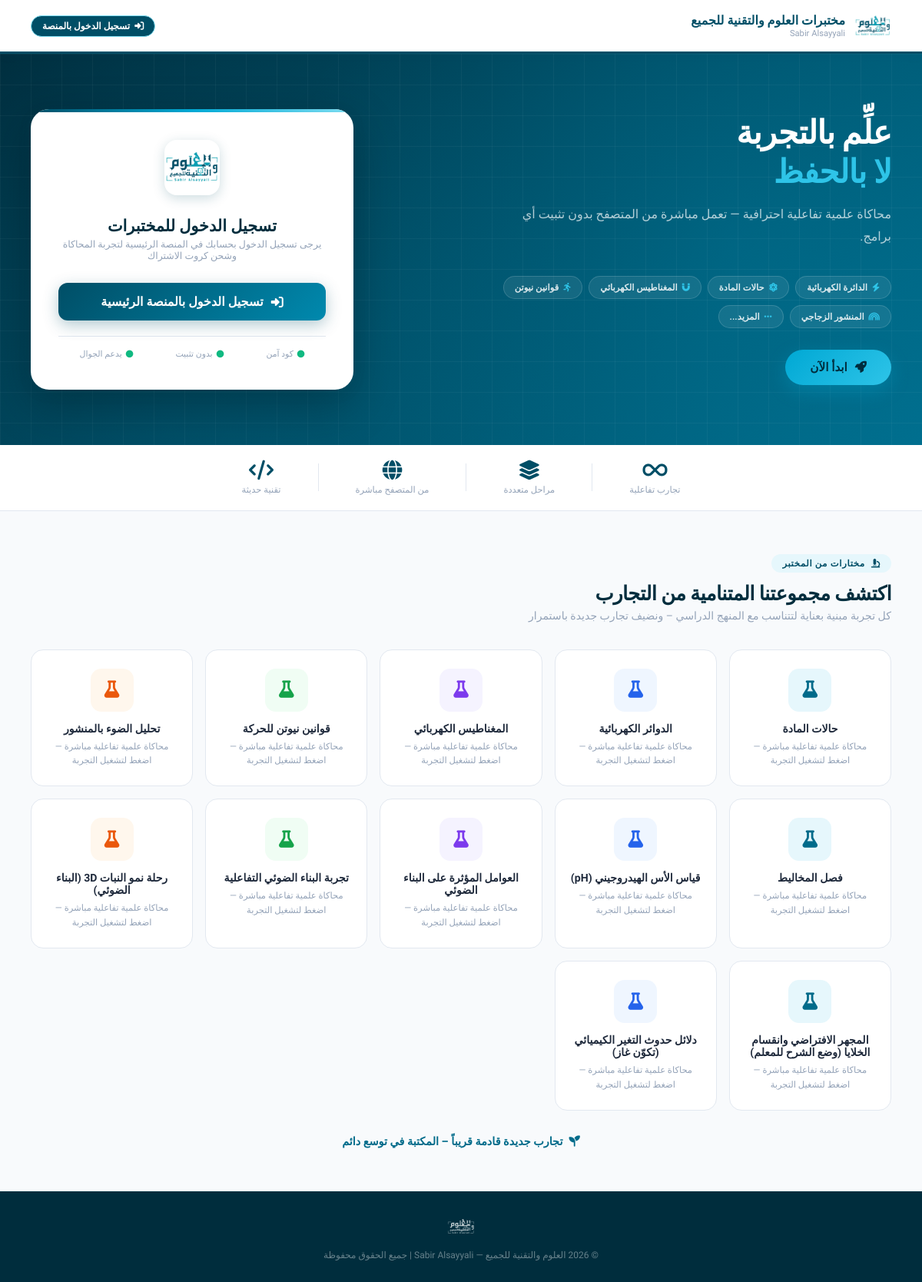
The page / on the database its author committed.
### tables this page shows
CREATE TABLE IF NOT EXISTS `experiments` (
  `id` int(11) NOT NULL AUTO_INCREMENT,
  `code_name` varchar(50) NOT NULL,
  `title` varchar(100) NOT NULL,
  `page_url` varchar(100) NOT NULL,
  `image_url` varchar(255) DEFAULT NULL,
  `is_active` tinyint(4) DEFAULT 1 COMMENT '1=نشطة, 0=معطلة, 2=قيد التنفيذ/قريباً',
  `display_order` int(11) DEFAULT 0,
  `created_at` timestamp NOT NULL DEFAULT current_timestamp(),
  PRIMARY KEY (`id`),
  UNIQUE KEY `code_name` (`code_name`)
);

### functions.php (called while the page is built, shortened)
<?php
require_once __DIR__ . '/config.php';
function ensureExperimentsSchemaUpdated() {
    global $conn;
    $col_check = $conn->query("SHOW COLUMNS FROM experiments LIKE 'display_order'");
}
function getAllExperiments($active_only = false) {
    global $conn;
    ensureExperimentsSchemaUpdated();
    $query = "SELECT * FROM experiments";
    $query .= " ORDER BY display_order ASC, id ASC";
    $result = mysqli_query($conn, $query);
    return $result ? $result->fetch_all(MYSQLI_ASSOC) : [];
}

### index.php (the view, shortened to what this page needs)
<?php
require_once 'config.php';
require_once 'functions.php';
$user_id = $_SESSION['user_id'] ?? $_SESSION['user']['id'] ?? null;
$user_name = $_SESSION['user_name'] ?? $_SESSION['user']['name'] ?? 'المعلم';
$user_days_left = 0;
?>
<!DOCTYPE html>
<html lang="ar" dir="rtl">
<head>
    <link rel="stylesheet" href="https://cdnjs.cloudflare.com/ajax/libs/font-awesome/6.4.0/css/all.min.css">
</head>
<body>
<header class="site-header">
    <a href="index.php" class="header-logo">
        <img src="logo2.png" alt="العلوم والتقنية للجميع">
        <div class="header-brand">
            <div class="header-brand-name"> مختبرات العلوم والتقنية للجميع </div>
            <div class="header-brand-sub">Sabir Alsayyali</div>
        </div>
    </a>
    <div style="display: flex; align-items: center; gap: 10px; flex-wrap: wrap;">
        <?php if ($user_id): ?>
            <a href="my-experiments.php" class="header-badge" style="text-decoration: none; background: #dcfce7; color: #166534; border-color: #86efac;">
                <i class="fas fa-user-check"></i>
                <span>أهلاً بك أستاذ <?=htmlspecialchars($user_name)?></span>
            </a>
            <div class="header-badge" style="background: #fef3c7; color: #92400e; border-color: #fcd34d; font-weight: 800;">
                <i class="fas fa-clock"></i>
                <span>الرصيد: <strong><?=htmlspecialchars($user_days_left)?></strong> يوم</span>
            </div>
            <a href="#rechargeSection" class="header-badge" style="text-decoration: none; background: var(--teal-800); color: white; border-color: var(--teal-700);">
                <i class="fas fa-bolt"></i>
                <span>شحن رصيد</span>
            </a>
        <?php else: ?>
            <a href="https://sabir511-platform.vercel.app/auth/login" class="header-badge" style="text-decoration: none; background: var(--teal-800); color: white;">
                <i class="fas fa-sign-in-alt"></i>
                <span>تسجيل الدخول بالمنصة</span>
            </a>
        <?php endif; ?>
    </div>
</header>
<section class="hero">
    <div class="hero-inner">
        <div class="hero-content">
            <h1 class="hero-title">
                علِّم بالتجربة<br>
                <span>لا بالحفظ</span>
            </h1>
            <p class="hero-desc">
                محاكاة علمية تفاعلية احترافية — تعمل مباشرة من المتصفح بدون تثبيت أي برامج.
            </p>
            <div class="hero-pills">
                <div class="hpill"><i class="fas fa-bolt"></i> الدائرة الكهربائية</div>
                <div class="hpill"><i class="fas fa-atom"></i> حالات المادة</div>
                <div class="hpill"><i class="fas fa-magnet"></i> المغناطيس الكهربائي</div>
                <div class="hpill"><i class="fas fa-running"></i> قوانين نيوتن</div>
                <div class="hpill"><i class="fas fa-rainbow"></i> المنشور الزجاجي</div>
                <div class="hpill"><i class="fas fa-ellipsis"></i> المزيد...</div>
            </div>
            <button type="button" class="btn-start-now" onclick="openPackagesModal()">
                <i class="fas fa-rocket"></i>
                <span>ابدأ الآن</span>
            </button>
        </div>
        <div class="login-card" id="loginSection">
            <div class="card-logo-wrap">
                <img src="logo2.png" alt="logo">
            </div>
            <div class="card-title">تسجيل الدخول للمختبرات</div>
            <div class="card-sub">يرجى تسجيل الدخول بحسابك في المنصة الرئيسية لتجربة المحاكاة وشحن كروت الاشتراك</div>
            <div style="margin-top: 24px; text-align: center;">
                <a href="https://sabir511-platform.vercel.app/auth/login" class="btn-enter" style="text-decoration: none;">
                    <i class="fas fa-sign-in-alt"></i>
                    <span>تسجيل الدخول بالمنصة الرئيسية</span>
                </a>
            </div>
            <div class="card-footer">
                <div class="cfbadge"><i class="fas fa-circle"></i> كود آمن</div>
                <div class="cfbadge"><i class="fas fa-circle"></i> بدون تثبيت</div>
                <div class="cfbadge"><i class="fas fa-circle"></i> يدعم الجوال</div>
            </div>
        </div>
    </div>
</section>
<div class="stats-strip">
    <div class="stats-inner">
        <div class="stat-item">
            <div class="stat-num"><i class="fas fa-infinity"></i></div>
            <div class="stat-lbl">تجارب تفاعلية</div>
        </div>
        <div class="stat-item">
            <div class="stat-num"><i class="fas fa-layer-group"></i></div>
            <div class="stat-lbl">مراحل متعددة</div>
        </div>
        <div class="stat-item">
            <div class="stat-num"><i class="fas fa-globe"></i></div>
            <div class="stat-lbl">من المتصفح مباشرة</div>
        </div>
        <div class="stat-item">
            <div class="stat-num"><i class="fas fa-code"></i></div>
            <div class="stat-lbl">تقنية حديثة</div>
        </div>
    </div>
</div>
<section class="experiments">
    <div class="section-tag"><i class="fas fa-microscope"></i> مختارات من المختبر</div>
    <h2 class="section-title">اكتشف مجموعتنا المتنامية من التجارب</h2>
    <p class="section-desc">كل تجربة مبنية بعناية لتتناسب مع المنهج الدراسي – ونضيف تجارب جديدة باستمرار</p>
    <?php $all_db_exps = getAllExperiments(); ?>
    <div class="exp-grid">
        <?php
        $color_classes = ['icon-teal', 'icon-blue', 'icon-purple', 'icon-green', 'icon-orange'];
        $i = 0;
        foreach ($all_db_exps as $exp):
            $color_cls = $color_classes[$i % count($color_classes)];
            $i++;
        ?>
            <div class="exp-card" style="cursor: pointer;" onclick="location.href='<?=htmlspecialchars($user_id ? $exp['page_url'] : 'https://sabir511-platform.vercel.app/auth/login')?>'">
                <div class="exp-icon <?=$color_cls?>">
                    <?php if (!empty($exp['image_url'])): ?>
                        <img src="<?=htmlspecialchars($exp['image_url'])?>" alt="<?=htmlspecialchars($exp['title'])?>" style="width:100%; height:100%; object-fit:cover; border-radius:12px;">
                    <?php else: ?>
                        <i class="fas fa-flask"></i>
                    <?php endif; ?>
                </div>
                <div class="exp-name"><?=htmlspecialchars($exp['title'])?></div>
                <div class="exp-desc">محاكاة علمية تفاعلية مباشرة — اضغط لتشغيل التجربة</div>
            </div>
        <?php endforeach; ?>
    </div>
    <div class="expand-note">
        <i class="fas fa-seedling"></i> تجارب جديدة قادمة قريباً – المكتبة في توسع دائم
    </div>
</section>
<footer class="site-footer">
    <div class="footer-logo">
        <img src="logo2.png" alt="logo">
    </div>
    <div class="footer-text">© 2026 العلوم والتقنية للجميع — Sabir Alsayyali | جميع الحقوق محفوظة</div>
</footer>
</body>
</html>

### rows shown on the page
experiments: title "حالات المادة"
experiments: title "الدوائر الكهربائية"
experiments: title "المغناطيس الكهربائي"
experiments: title "قوانين نيوتن للحركة"
experiments: title "تحليل الضوء بالمنشور"
experiments: title "فصل المخاليط"
experiments: title "قياس الأس الهيدروجيني (pH)"
experiments: title "العوامل المؤثرة على البناء الضوئي"
experiments: title "تجربة البناء الضوئي التفاعلية"
experiments: title "رحلة نمو النبات 3D (البناء الضوئي)"
experiments: title "المجهر الافتراضي وانقسام الخلايا (وضع الشرح للمعلم)"
experiments: title "دلائل حدوث التغير الكيميائي (تكوّن غاز)"
